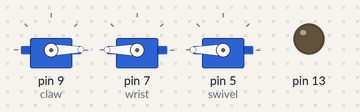
Simulated run of this sketch. Board: Arduino Uno, built with avr-gcc and run on an emulated ATmega328P. On the bench: 3 × servo, output pins drawn as LEDs (lit = HIGH).

Above: at 2.15 s.
At 4.53 s:
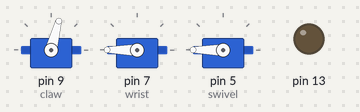
At 8.77 s:
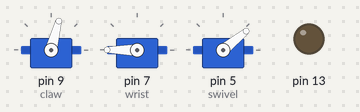
At 15.39 s:
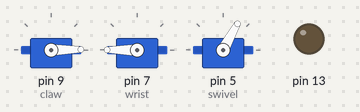
At 22.0 s:
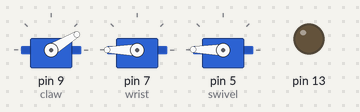
At 28.9 s:
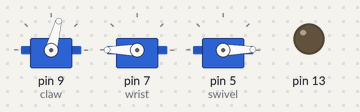
Timing chart, 0 to 40.0 s (numbered marks = the images above):
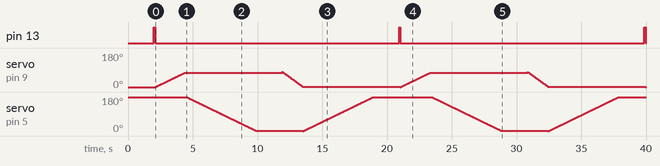

Measured:
- by itself, pin 13: alternates HIGH for 0.10 s and LOW for 18.8 s

The sketch:

robotic_arm.ino
```cpp
//------------------------------- Aderinsola Akintilo --------------------------------------------
//------------------------------- Sunday April 29th --------------------------------------------
//------------------------------- Gadgets Final Project --------------------------------------------

// Base Code for Servos Provided By:
// Sweep
// by BARRAGAN <http://barraganstudio.com>

#include <Servo.h>


//-------------------------- Define Global Variable And Servos -------------------------------------

Servo wrist;  // the wrist/forearm of the robot
Servo claw;   // the hand of the robot
Servo swivel; // the "elbow" of the robot

int pos = 0;    // variable to store the servo position

//------------------------------ Initialize Servos ------------------------------------

void setup()
{
  Serial.begin(9600);
  claw.attach(9);
  wrist.attach(7);  // attaches the servo on pin 9 to the servo object
  swivel.attach(5);
  pinMode(13, OUTPUT);
  claw.writeMicroseconds(500);
  wrist.writeMicroseconds(2600);
  swivel.writeMicroseconds(2400);
  delay(2000);

  // ---------- Explanation of .writeMicroseconds ----------
  // --- 500 or less is 0 degrees ---
  // --- 2400 or more is 180 degrees ---
  // --- 1270 in miliseconds, or 70 degrees, is MAX degrees for CLAW ---

}

void loop()
{
  digitalWrite(13, HIGH);   // -- set the LED on for testing purposes --
  delay(100);
  digitalWrite(13, LOW);

  move_entire_arm(); // -- one main method for entirety of robot arm functions --

}

void move_entire_arm()
{

  grip_claw(); // -- the claw grabs an object --
  //pick_up(); // -- the wrist bends backwards to pick it up --
  swivel_onto_car();
  pause(2); // -- the claw stays clamped by detaching itself --
  claw.attach(9); // -- reattach the claw so that it can drop the object.
  release_claw(); // -- claw releases object --
  //reset_wrist(); // -- wrist goes back to original position --
  swivel_off_car();
  pause(2); // -- claw stays the way it is while wrist resets --
}

void swivel_off_car()
{
  for(pos = 0; pos < 180; pos += 1) // -- picking up --
    // -- for each degree --
  {
    swivel.write(pos); // - move the wrist -
    delay(30);
  }
}

void swivel_onto_car()
{
  for(pos = 180; pos>=1; pos-=1) // -- dropping off --
  {
    swivel.write(pos);
    delay(30);
  }
}


void move_wrist()
{
  for(pos = 0; pos < 180; pos += 1) // -- picking up --
    // -- for each degree --
  {
    wrist.write(pos); // - move the wrist -
    delay(10);
  }

  for(pos = 180; pos>=1; pos-=1) // -- dropping off --
  {
    wrist.write(pos);
    delay(10);
  }
  //  close_claw();
}


void pick_up()
{
  for(pos = 0; pos < 180; pos += 1) //picking up
  {
    wrist.write(pos);
    delay(30);
  }
}

void reset_wrist()
{
  for(pos = 180; pos>=1; pos-=1) // dropping off
  {
    wrist.write(pos);
    delay(30);
  }
}

void grip_claw()
{
  for(pos = 0; pos < 80; pos += 1) //  closing
  {
    if (claw.read() == 75) // if the claw is closed
    {
      claw.detach();  // stop moving.
    }
    claw.write(pos); // else keep closing
    delay(30);
  }
}

void release_claw()
{
  for(pos = 80; pos >= 1; pos -= 1) //  opening
  {
    claw.write(pos);
    delay(20);
  }
}

void pause(int mili)
{
  int seconds = mili*1000;
  delay(seconds);
}


//-------------------------- Extra / Safety Code -------------------------------------

//   for(pos = 160; pos>=1; pos-=1)   //opening  // goes from 180 degrees to 0 degrees
//  {
////    wrist.write(pos);
////    delay(pos/5);
//  wrist.write(pos/5);
//  delay(10);
//  }

//  for(pos = 0; pos < 180; pos += 1)  // goes from 0 degrees to 180 degrees
//  {                                  // in steps of 1 degree
//    myservo.write(pos);              // tell servo to go to position in variable 'pos'
//    delay(5);
//    two.write(pos);
//        // waits 15ms for the servo to reach the position
//  }
//  for(pos = 180; pos>=1; pos-=1)     // goes from 180 degrees to 0 degrees
//  {
//    myservo.write(pos);              // tell servo to go to position in variable 'pos'
//    delay(5);
// two.write(pos);
//        // waits 15ms for the servo to reach the position
//  }
```
